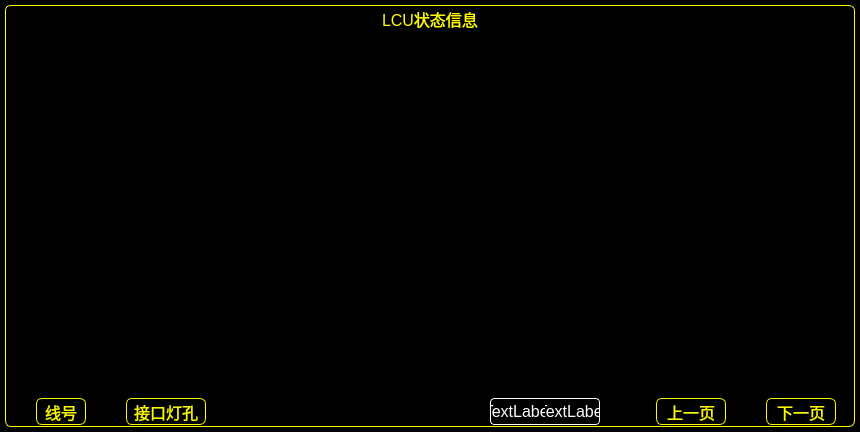
<?xml version="1.0" encoding="UTF-8"?>
<ui version="4.0">
 <class>BusIdWidget</class>
 <widget class="QWidget" name="BusIdWidget">
  <property name="enabled">
   <bool>true</bool>
  </property>
  <property name="geometry">
   <rect>
    <x>0</x>
    <y>0</y>
    <width>860</width>
    <height>432</height>
   </rect>
  </property>
  <property name="windowTitle">
   <string>Form</string>
  </property>
  <property name="styleSheet">
   <string notr="true">QWidget{
	background:black;
}

QWidget#widget{
	border:1px solid #fefe00;
	border-radius:6px;	
}
QLabel#label_LCUStatusInfo{
	font:75 16px;
	color:#fefe00;
}

/*******页码******/
QLabel#label_pageNum{
	color:white;
	font:16px;
	border:1px solid white;
	border-top-left-radius:4px;
	border-bottom-left-radius:4px;
	border-right:none;
}
/*****总页数*****/
QLabel#label_totalPage{
	color:white;
	font:16px;
	border:1px solid white;
	border-bottom-right-radius:4px;
	border-top-right-radius:4px;
	border-left:none;
}

QPushButton{
	color:#f9f900;
	font:75 16px;
	border:1px solid  #fafa00;
	border-radius:6px;
}

QPushButton:focus:!active{
	background:transparent;
}

QPushButton:pressed:active,QPushButton:focus:active{
	background:#0000fe;
}
</string>
  </property>
  <layout class="QGridLayout" name="gridLayout">
   <property name="margin">
    <number>5</number>
   </property>
   <property name="spacing">
    <number>0</number>
   </property>
   <item row="0" column="0">
    <widget class="QWidget" name="widget" native="true">
     <layout class="QVBoxLayout" name="verticalLayout">
      <property name="spacing">
       <number>2</number>
      </property>
      <property name="margin">
       <number>2</number>
      </property>
      <item>
       <layout class="QHBoxLayout" name="horizontalLayout">
        <property name="spacing">
         <number>0</number>
        </property>
        <item>
         <spacer name="horizontalSpacer_2">
          <property name="orientation">
           <enum>Qt::Horizontal</enum>
          </property>
          <property name="sizeHint" stdset="0">
           <size>
            <width>40</width>
            <height>20</height>
           </size>
          </property>
         </spacer>
        </item>
        <item>
         <widget class="QLabel" name="label_LCUStatusInfo">
          <property name="minimumSize">
           <size>
            <width>0</width>
            <height>24</height>
           </size>
          </property>
          <property name="maximumSize">
           <size>
            <width>16777215</width>
            <height>24</height>
           </size>
          </property>
          <property name="text">
           <string>LCU状态信息</string>
          </property>
          <property name="alignment">
           <set>Qt::AlignCenter</set>
          </property>
         </widget>
        </item>
        <item>
         <spacer name="horizontalSpacer">
          <property name="orientation">
           <enum>Qt::Horizontal</enum>
          </property>
          <property name="sizeHint" stdset="0">
           <size>
            <width>40</width>
            <height>20</height>
           </size>
          </property>
         </spacer>
        </item>
       </layout>
      </item>
      <item>
       <widget class="QStackedWidget" name="stackedWidget">
        <property name="enabled">
         <bool>true</bool>
        </property>
       </widget>
      </item>
      <item>
       <layout class="QHBoxLayout" name="horizontalLayout_6">
        <property name="spacing">
         <number>0</number>
        </property>
        <item>
         <layout class="QHBoxLayout" name="horizontalLayout_2">
          <property name="spacing">
           <number>9</number>
          </property>
          <item>
           <spacer name="horizontalSpacer_5">
            <property name="orientation">
             <enum>Qt::Horizontal</enum>
            </property>
            <property name="sizeType">
             <enum>QSizePolicy::Fixed</enum>
            </property>
            <property name="sizeHint" stdset="0">
             <size>
              <width>29</width>
              <height>20</height>
             </size>
            </property>
           </spacer>
          </item>
          <item>
           <widget class="QPushButton" name="pushButton">
            <property name="minimumSize">
             <size>
              <width>50</width>
              <height>27</height>
             </size>
            </property>
            <property name="maximumSize">
             <size>
              <width>50</width>
              <height>27</height>
             </size>
            </property>
            <property name="text">
             <string>线号</string>
            </property>
           </widget>
          </item>
          <item>
           <spacer name="horizontalSpacer_13">
            <property name="orientation">
             <enum>Qt::Horizontal</enum>
            </property>
            <property name="sizeHint" stdset="0">
             <size>
              <width>40</width>
              <height>20</height>
             </size>
            </property>
           </spacer>
          </item>
          <item>
           <widget class="QPushButton" name="pushButton_2">
            <property name="minimumSize">
             <size>
              <width>80</width>
              <height>27</height>
             </size>
            </property>
            <property name="maximumSize">
             <size>
              <width>80</width>
              <height>27</height>
             </size>
            </property>
            <property name="text">
             <string>接口灯孔</string>
            </property>
           </widget>
          </item>
         </layout>
        </item>
        <item>
         <spacer name="horizontalSpacer_4">
          <property name="orientation">
           <enum>Qt::Horizontal</enum>
          </property>
          <property name="sizeType">
           <enum>QSizePolicy::Minimum</enum>
          </property>
          <property name="sizeHint" stdset="0">
           <size>
            <width>284</width>
            <height>20</height>
           </size>
          </property>
         </spacer>
        </item>
        <item>
         <layout class="QHBoxLayout" name="horizontalLayout_5">
          <item>
           <layout class="QHBoxLayout" name="horizontalLayout_3">
            <property name="spacing">
             <number>0</number>
            </property>
            <item>
             <widget class="QLabel" name="label_pageNum">
              <property name="minimumSize">
               <size>
                <width>55</width>
                <height>27</height>
               </size>
              </property>
              <property name="maximumSize">
               <size>
                <width>55</width>
                <height>27</height>
               </size>
              </property>
              <property name="text">
               <string>TextLabel</string>
              </property>
              <property name="alignment">
               <set>Qt::AlignCenter</set>
              </property>
             </widget>
            </item>
            <item>
             <widget class="QLabel" name="label_totalPage">
              <property name="minimumSize">
               <size>
                <width>55</width>
                <height>27</height>
               </size>
              </property>
              <property name="maximumSize">
               <size>
                <width>55</width>
                <height>27</height>
               </size>
              </property>
              <property name="text">
               <string>TextLabel</string>
              </property>
              <property name="alignment">
               <set>Qt::AlignCenter</set>
              </property>
             </widget>
            </item>
           </layout>
          </item>
          <item>
           <spacer name="horizontalSpacer_3">
            <property name="orientation">
             <enum>Qt::Horizontal</enum>
            </property>
            <property name="sizeType">
             <enum>QSizePolicy::Minimum</enum>
            </property>
            <property name="sizeHint" stdset="0">
             <size>
              <width>56</width>
              <height>20</height>
             </size>
            </property>
           </spacer>
          </item>
          <item>
           <layout class="QHBoxLayout" name="horizontalLayout_4">
            <property name="spacing">
             <number>9</number>
            </property>
            <item>
             <widget class="QPushButton" name="pbt_pageUp">
              <property name="minimumSize">
               <size>
                <width>70</width>
                <height>27</height>
               </size>
              </property>
              <property name="maximumSize">
               <size>
                <width>70</width>
                <height>27</height>
               </size>
              </property>
              <property name="text">
               <string>上一页</string>
              </property>
             </widget>
            </item>
            <item>
             <spacer name="horizontalSpacer_14">
              <property name="orientation">
               <enum>Qt::Horizontal</enum>
              </property>
              <property name="sizeHint" stdset="0">
               <size>
                <width>40</width>
                <height>20</height>
               </size>
              </property>
             </spacer>
            </item>
            <item>
             <widget class="QPushButton" name="pbt_pageDown">
              <property name="minimumSize">
               <size>
                <width>70</width>
                <height>27</height>
               </size>
              </property>
              <property name="maximumSize">
               <size>
                <width>70</width>
                <height>27</height>
               </size>
              </property>
              <property name="text">
               <string>下一页</string>
              </property>
             </widget>
            </item>
            <item>
             <spacer name="horizontalSpacer_6">
              <property name="orientation">
               <enum>Qt::Horizontal</enum>
              </property>
              <property name="sizeType">
               <enum>QSizePolicy::Minimum</enum>
              </property>
              <property name="sizeHint" stdset="0">
               <size>
                <width>17</width>
                <height>20</height>
               </size>
              </property>
             </spacer>
            </item>
           </layout>
          </item>
         </layout>
        </item>
       </layout>
      </item>
     </layout>
    </widget>
   </item>
  </layout>
 </widget>
 <resources/>
 <connections/>
</ui>
